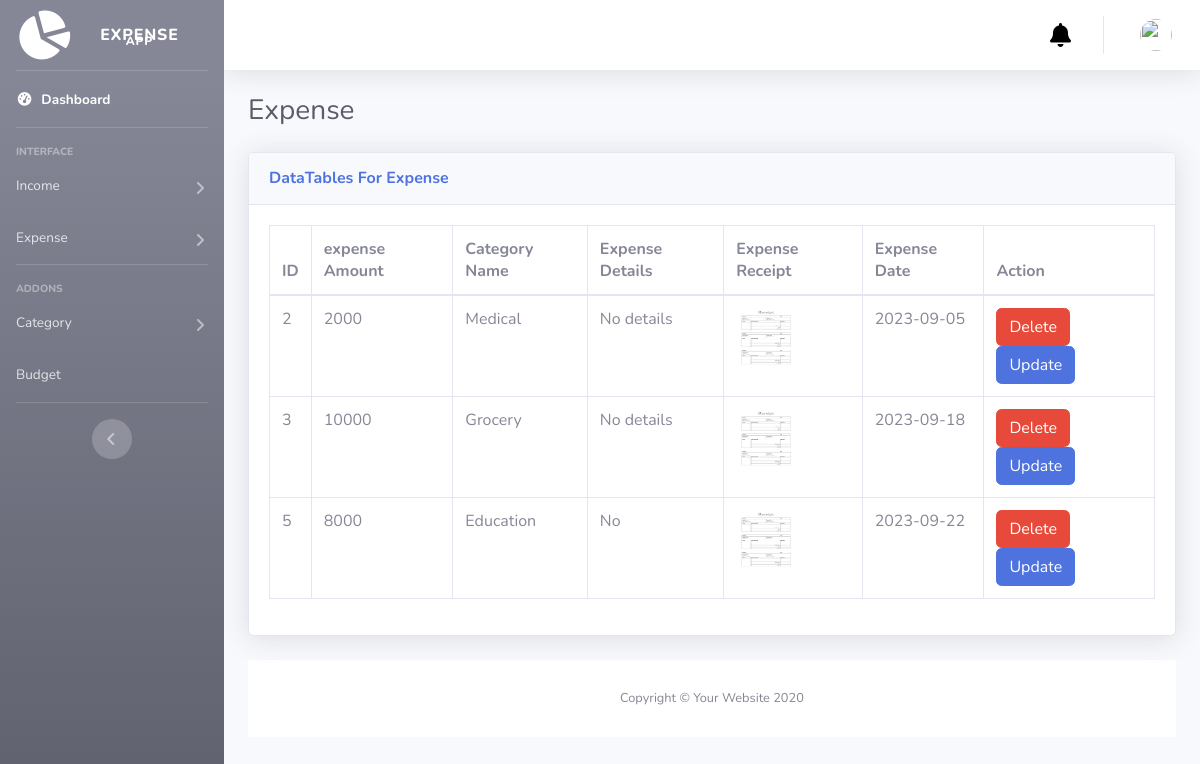
/expense.php, run on the app's committed database.
### tables this page shows
CREATE TABLE `expense` (
  `expense_id` int(11) NOT NULL,
  `expense_amount` int(11) NOT NULL,
  `category_id` int(11) NOT NULL,
  `expense_details` varchar(255) NOT NULL,
  `expense_receipt` varchar(255) NOT NULL,
  `expense_date` varchar(255) NOT NULL,
  `expense_month` varchar(255) NOT NULL,
  `expense_year` varchar(255) NOT NULL
);

CREATE TABLE `category` (
  `category_id` int(11) NOT NULL,
  `category_name` varchar(255) NOT NULL,
  `category_purpose` varchar(255) NOT NULL
);

### expense.php (the view, shortened to what this page needs)
<?php require 'include/top.php'; ?>
</head>
<body id="page-top">
    <div id="wrapper">
        <?php require 'include/sidebar.php'; ?>
        <div id="content-wrapper" class="d-flex flex-column">
            <div id="content">
                <?php require 'include/navbar.php'; ?>
                <div class="container-fluid">
                    <h1 class="h3 mb-4 text-gray-800">Expense</h1>
                    <div class="row">
                        <div class="col">
                            <div class="card shadow mb-4">
                                <div class="card-header py-3">
                                    <h6 class="m-0 font-weight-bold text-primary">DataTables For Expense</h6>
                                </div>
                                <div class="card-body">
                                    <div class="table-responsive">
                                        <table class="table table-bordered" id="dataTable" width="100%" cellspacing="0">
                                            <thead>
                                                <tr>
                                                    <th>ID</th>
                                                    <th>expense Amount</th>
                                                    <th>Category Name</th>
                                                    <th>Expense Details</th>
                                                    <th>Expense Receipt</th>
                                                    <th>Expense Date</th>
                                                    <th>Action</th>
                                                </tr>
                                            </thead>
                                            <tbody>
                                                <?php
                                                require("include/config.php");
                                                $select_expense = "SELECT * FROM expense";
                                                $run_expense= mysqli_query($conn,$select_expense);
                                                while($row_expense= mysqli_fetch_array($run_expense)){
                                                $expense_id = $row_expense[0];
                                                $expense_amount = $row_expense[1];
                                                $category_id=$row_expense[2];
                                                $expense_details = $row_expense[3];
                                                $expense_receipt = $row_expense[4];
                                                $expense_date = $row_expense[5];
                                                $select_category="SELECT * FROM category WHERE category_id='$category_id'";
                                                $run_category= mysqli_query($conn,$select_category);
                                                $row_category=mysqli_fetch_array($run_category);
                                                $category_name=$row_category['category_name'];
                                                ?>
                                                <tr>
                                                    <td><?php echo $expense_id;?></td></td>
                                                    <td><?php echo $expense_amount;?></td>
                                                    <td><?php echo $category_name;?></td>
                                                    <td><?php echo $expense_details;?></td>
                                                    <td><img src="images/<?php echo $expense_receipt;?>" alt="" height="60px" width="60px"></td>
                                                    <td><?php echo $expense_date;?></td>
                                                    <td><a href="expense.php?del=<?php echo $expense_id;?>" class="btn btn-danger ">Delete</a>
                                                    <a href="edit_expense.php?edit=<?php echo $expense_id;?>" class="btn btn-primary ">Update</a>
                                                </td>
                                                </tr>
                                                <?php }?>
                                            </tbody>
                                        </table>
                                    </div>
                                </div>
                            </div>
                        </div>
                    </div>
                    <footer class="sticky-footer bg-white">
                        <div class="container my-auto">
                            <div class="copyright text-center my-auto">
                                <span>Copyright &copy; Your Website 2020</span>
                            </div>
                        </div>
                    </footer>
                </div>
            </div>
            <?php
            require "include/footer.php"; ?>

### include/top.php (shortened to what this page needs)
<!DOCTYPE html>
<html lang="en">
<head>
    <link rel="stylesheet" href="https://cdnjs.cloudflare.com/ajax/libs/font-awesome/4.7.0/css/font-awesome.min.css">
    <link href="vendor/fontawesome-free/css/all.min.css" rel="stylesheet" type="text/css">
    <link href="css/sb-admin-2.min.css" rel="stylesheet">

### include/sidebar.php (shortened to what this page needs)
<ul class="navbar-nav bg-gradient-secondary sidebar sidebar-dark accordion" id="accordionSidebar">
            <a class="sidebar-brand d-flex align-items-center justify-content-center" href="index.php">
                <div class="sidebar-brand-icon rotate-n-15">
                <i class="fa fa-pie-chart" style="font-size:48px;color:white"></i>
                </div>
                <div class="sidebar-brand-text mx-3">Expense <sup>App</sup> </div>
            </a>
            <hr class="sidebar-divider my-0">
            <li class="nav-item active">
                <a class="nav-link" href="index.php">
                    <i class="fas fa-fw fa-tachometer-alt"></i>
                    <span>Dashboard</span></a>
            </li>
            <hr class="sidebar-divider">
            <div class="sidebar-heading">
                Interface
            </div>
            <li class="nav-item">
                <a class="nav-link collapsed" href="#" data-toggle="collapse" data-target="#collapseTwo"
                    aria-expanded="true" aria-controls="collapseTwo">
                    <span>Income </span>
                </a>
            </li>
            <li class="nav-item">
                <a class="nav-link collapsed" href="#" data-toggle="collapse" data-target="#collapseUtilities"
                    aria-expanded="true" aria-controls="collapseUtilities">
                    <span>Expense</span>
                </a>
            </li>
            <hr class="sidebar-divider">
            <div class="sidebar-heading">
                Addons
            </div>
            <li class="nav-item">
                <a class="nav-link collapsed" href="#" data-toggle="collapse" data-target="#collapsePages"
                    aria-expanded="true" aria-controls="collapsePages">
                    <span>Category</span>
                </a>
            </li>
            <li class="nav-item">
                <a class="nav-link" href="budget.php">
                    <span>Budget</span></a>
                    </li>
            <hr class="sidebar-divider d-none d-md-block">
            <div class="text-center d-none d-md-inline">
                <button class="rounded-circle border-0" id="sidebarToggle"></button>
            </div>
        </ul>

### include/navbar.php (shortened to what this page needs)
<nav class="navbar navbar-expand navbar-light bg-white topbar mb-4 static-top shadow">
                    <ul class="navbar-nav ml-auto">
                        <li class="nav-item dropdown no-arrow mx-1">
                            <a class="nav-link dropdown-toggle" href="#" id="alertsDropdown" role="button"
                                data-toggle="dropdown" aria-haspopup="true" aria-expanded="false">
                                <i class="fa fa-bell" style="font-size:24px ;color:black"></i>
                            </a>
                        </li>
                        <li class="nav-item dropdown no-arrow">
                            <a class="nav-link dropdown-toggle" href="#" id="userDropdown" role="button"
                                data-toggle="dropdown" aria-haspopup="true" aria-expanded="false">
                                <img class="img-profile rounded-circle "  src="images/<?php echo $user_image;?>">
                            </a>
                        </li>
                    </ul>
                </nav>

### include/footer.php (shortened to what this page needs)
</body>
</html>

### data on the page
expense: expense_id "2", expense_amount "2000", category.category_name "Medical", expense_details "No details", expense_receipt (picture), expense_date "2023-09-05"
expense: expense_id "3", expense_amount "10000", category.category_name "Grocery", expense_details "No details", expense_receipt (picture), expense_date "2023-09-18"
expense: expense_id "5", expense_amount "8000", category.category_name "Education", expense_details "No", expense_receipt (picture), expense_date "2023-09-22"
